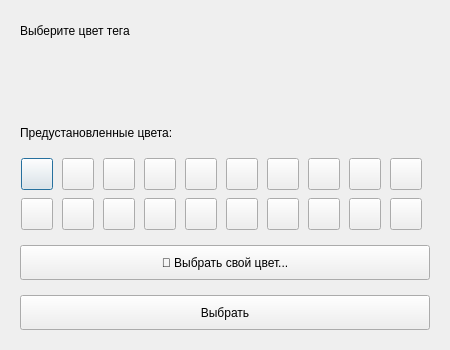
<?xml version="1.0" encoding="UTF-8"?>
<ui version="4.0">
 <class>ColorPickerDialog</class>
 <widget class="QDialog" name="ColorPickerDialog">
  <property name="geometry">
   <rect>
    <x>0</x>
    <y>0</y>
    <width>450</width>
    <height>350</height>
   </rect>
  </property>
  <property name="minimumSize">
   <size>
    <width>450</width>
    <height>350</height>
   </size>
  </property>
  <property name="maximumSize">
   <size>
    <width>450</width>
    <height>350</height>
   </size>
  </property>
  <property name="windowTitle">
   <string>Выбор цвета тега</string>
  </property>
  <property name="styleSheet">
   <string notr="true">
QDialog {
    background-color: {BG_SURFACE_HEADER};
}
   </string>
  </property>
  <layout class="QVBoxLayout" name="mainLayout">
   <property name="spacing">
    <number>15</number>
   </property>
   <property name="leftMargin">
    <number>20</number>
   </property>
   <property name="topMargin">
    <number>20</number>
   </property>
   <property name="rightMargin">
    <number>20</number>
   </property>
   <property name="bottomMargin">
    <number>20</number>
   </property>
   <item>
    <widget class="QLabel" name="titleLabel">
     <property name="styleSheet">
      <string notr="true">font-size: 16px; font-weight: bold; color: {TEXT_DARK_STRONG};</string>
     </property>
     <property name="text">
      <string>Выберите цвет тега</string>
     </property>
    </widget>
   </item>
   <item>
    <widget class="QFrame" name="preview_frame">
     <property name="minimumSize">
      <size>
       <width>0</width>
       <height>50</height>
      </size>
     </property>
     <property name="maximumSize">
      <size>
       <width>16777215</width>
       <height>50</height>
      </size>
     </property>
     <property name="styleSheet">
      <string notr="true">
        QFrame {
            background-color: {ACCENT_PRIMARY};
            border-radius: 8px;
            border: 2px solid {BORDER_LIGHT};
        }
      </string>
     </property>
    </widget>
   </item>
   <item>
    <widget class="QLabel" name="presetsLabel">
     <property name="styleSheet">
      <string notr="true">font-size: 13px; font-weight: 600; color: {TEXT_MUTED_ALT};</string>
     </property>
     <property name="text">
      <string>Предустановленные цвета:</string>
     </property>
    </widget>
   </item>
   <item>
    <widget class="QWidget" name="presetsWidget" native="true">
     <layout class="QGridLayout" name="presetsGridLayout">
      <property name="leftMargin">
       <number>0</number>
      </property>
      <property name="topMargin">
       <number>0</number>
      </property>
      <property name="rightMargin">
       <number>0</number>
      </property>
      <property name="bottomMargin">
       <number>0</number>
      </property>
      <property name="spacing">
       <number>8</number>
      </property>
      <item row="0" column="0">
       <widget class="QPushButton" name="preset_color_btn_0">
        <property name="minimumSize">
         <size>
          <width>32</width>
          <height>32</height>
         </size>
        </property>
        <property name="maximumSize">
         <size>
          <width>32</width>
          <height>32</height>
         </size>
        </property>
        <property name="cursor">
         <cursorShape>PointingHandCursor</cursorShape>
        </property>
        <property name="styleSheet">
         <string notr="true">
            QPushButton {
                background-color: #ccab6e;
                border-radius: 16px;
                border: 2px solid {BORDER_LIGHT};
            }
            QPushButton:hover {
                border: 3px solid {ACCENT_PRESSED_DEEP};
            }
         </string>
        </property>
        <property name="text">
         <string/>
        </property>
       </widget>
      </item>
      <item row="0" column="1">
       <widget class="QPushButton" name="preset_color_btn_1">
        <property name="minimumSize">
         <size>
          <width>32</width>
          <height>32</height>
         </size>
        </property>
        <property name="maximumSize">
         <size>
          <width>32</width>
          <height>32</height>
         </size>
        </property>
        <property name="cursor">
         <cursorShape>PointingHandCursor</cursorShape>
        </property>
        <property name="styleSheet">
         <string notr="true">
            QPushButton {
                background-color: #ff6b6b;
                border-radius: 16px;
                border: 2px solid {BORDER_LIGHT};
            }
            QPushButton:hover {
                border: 3px solid #CC0000;
            }
         </string>
        </property>
        <property name="text">
         <string/>
        </property>
       </widget>
      </item>
      <item row="0" column="2">
       <widget class="QPushButton" name="preset_color_btn_2">
        <property name="minimumSize">
         <size>
          <width>32</width>
          <height>32</height>
         </size>
        </property>
        <property name="maximumSize">
         <size>
          <width>32</width>
          <height>32</height>
         </size>
        </property>
        <property name="cursor">
         <cursorShape>PointingHandCursor</cursorShape>
        </property>
        <property name="styleSheet">
         <string notr="true">
            QPushButton {
                background-color: #4ecdc4;
                border-radius: 16px;
                border: 2px solid {BORDER_LIGHT};
            }
            QPushButton:hover {
                border: 3px solid #2A9D8F;
            }
         </string>
        </property>
        <property name="text">
         <string/>
        </property>
       </widget>
      </item>
      <item row="0" column="3">
       <widget class="QPushButton" name="preset_color_btn_3">
        <property name="minimumSize">
         <size>
          <width>32</width>
          <height>32</height>
         </size>
        </property>
        <property name="maximumSize">
         <size>
          <width>32</width>
          <height>32</height>
         </size>
        </property>
        <property name="cursor">
         <cursorShape>PointingHandCursor</cursorShape>
        </property>
        <property name="styleSheet">
         <string notr="true">
            QPushButton {
                background-color: #45b7d1;
                border-radius: 16px;
                border: 2px solid {BORDER_LIGHT};
            }
            QPushButton:hover {
                border: 3px solid #2E86AB;
            }
         </string>
        </property>
        <property name="text">
         <string/>
        </property>
       </widget>
      </item>
      <item row="0" column="4">
       <widget class="QPushButton" name="preset_color_btn_4">
        <property name="minimumSize">
         <size>
          <width>32</width>
          <height>32</height>
         </size>
        </property>
        <property name="maximumSize">
         <size>
          <width>32</width>
          <height>32</height>
         </size>
        </property>
        <property name="cursor">
         <cursorShape>PointingHandCursor</cursorShape>
        </property>
        <property name="styleSheet">
         <string notr="true">
            QPushButton {
                background-color: #96ceb4;
                border-radius: 16px;
                border: 2px solid {BORDER_LIGHT};
            }
            QPushButton:hover {
                border: 3px solid #5A9E7C;
            }
         </string>
        </property>
        <property name="text">
         <string/>
        </property>
       </widget>
      </item>
      <item row="0" column="5">
       <widget class="QPushButton" name="preset_color_btn_5">
        <property name="minimumSize">
         <size>
          <width>32</width>
          <height>32</height>
         </size>
        </property>
        <property name="maximumSize">
         <size>
          <width>32</width>
          <height>32</height>
         </size>
        </property>
        <property name="cursor">
         <cursorShape>PointingHandCursor</cursorShape>
        </property>
        <property name="styleSheet">
         <string notr="true">
            QPushButton {
                background-color: #f9ca24;
                border-radius: 16px;
                border: 2px solid {BORDER_LIGHT};
            }
            QPushButton:hover {
                border: 3px solid #D4A90E;
            }
         </string>
        </property>
        <property name="text">
         <string/>
        </property>
       </widget>
      </item>
      <item row="0" column="6">
       <widget class="QPushButton" name="preset_color_btn_6">
        <property name="minimumSize">
         <size>
          <width>32</width>
          <height>32</height>
         </size>
        </property>
        <property name="maximumSize">
         <size>
          <width>32</width>
          <height>32</height>
         </size>
        </property>
        <property name="cursor">
         <cursorShape>PointingHandCursor</cursorShape>
        </property>
        <property name="styleSheet">
         <string notr="true">
            QPushButton {
                background-color: #f0932b;
                border-radius: 16px;
                border: 2px solid {BORDER_LIGHT};
            }
            QPushButton:hover {
                border: 3px solid #C77A1E;
            }
         </string>
        </property>
        <property name="text">
         <string/>
        </property>
       </widget>
      </item>
      <item row="0" column="7">
       <widget class="QPushButton" name="preset_color_btn_7">
        <property name="minimumSize">
         <size>
          <width>32</width>
          <height>32</height>
         </size>
        </property>
        <property name="maximumSize">
         <size>
          <width>32</width>
          <height>32</height>
         </size>
        </property>
        <property name="cursor">
         <cursorShape>PointingHandCursor</cursorShape>
        </property>
        <property name="styleSheet">
         <string notr="true">
            QPushButton {
                background-color: #eb4d4b;
                border-radius: 16px;
                border: 2px solid {BORDER_LIGHT};
            }
            QPushButton:hover {
                border: 3px solid #C0392B;
            }
         </string>
        </property>
        <property name="text">
         <string/>
        </property>
       </widget>
      </item>
      <item row="0" column="8">
       <widget class="QPushButton" name="preset_color_btn_8">
        <property name="minimumSize">
         <size>
          <width>32</width>
          <height>32</height>
         </size>
        </property>
        <property name="maximumSize">
         <size>
          <width>32</width>
          <height>32</height>
         </size>
        </property>
        <property name="cursor">
         <cursorShape>PointingHandCursor</cursorShape>
        </property>
        <property name="styleSheet">
         <string notr="true">
            QPushButton {
                background-color: #6ab04c;
                border-radius: 16px;
                border: 2px solid {BORDER_LIGHT};
            }
            QPushButton:hover {
                border: 3px solid #4A8C32;
            }
         </string>
        </property>
        <property name="text">
         <string/>
        </property>
       </widget>
      </item>
      <item row="0" column="9">
       <widget class="QPushButton" name="preset_color_btn_9">
        <property name="minimumSize">
         <size>
          <width>32</width>
          <height>32</height>
         </size>
        </property>
        <property name="maximumSize">
         <size>
          <width>32</width>
          <height>32</height>
         </size>
        </property>
        <property name="cursor">
         <cursorShape>PointingHandCursor</cursorShape>
        </property>
        <property name="styleSheet">
         <string notr="true">
            QPushButton {
                background-color: #7ed6df;
                border-radius: 16px;
                border: 2px solid {BORDER_LIGHT};
            }
            QPushButton:hover {
                border: 3px solid #5CADB8;
            }
         </string>
        </property>
        <property name="text">
         <string/>
        </property>
       </widget>
      </item>
      <item row="1" column="0">
       <widget class="QPushButton" name="preset_color_btn_10">
        <property name="minimumSize">
         <size>
          <width>32</width>
          <height>32</height>
         </size>
        </property>
        <property name="maximumSize">
         <size>
          <width>32</width>
          <height>32</height>
         </size>
        </property>
        <property name="cursor">
         <cursorShape>PointingHandCursor</cursorShape>
        </property>
        <property name="styleSheet">
         <string notr="true">
            QPushButton {
                background-color: #e056fd;
                border-radius: 16px;
                border: 2px solid {BORDER_LIGHT};
            }
            QPushButton:hover {
                border: 3px solid #B83FD0;
            }
         </string>
        </property>
        <property name="text">
         <string/>
        </property>
       </widget>
      </item>
      <item row="1" column="1">
       <widget class="QPushButton" name="preset_color_btn_11">
        <property name="minimumSize">
         <size>
          <width>32</width>
          <height>32</height>
         </size>
        </property>
        <property name="maximumSize">
         <size>
          <width>32</width>
          <height>32</height>
         </size>
        </property>
        <property name="cursor">
         <cursorShape>PointingHandCursor</cursorShape>
        </property>
        <property name="styleSheet">
         <string notr="true">
            QPushButton {
                background-color: #686de0;
                border-radius: 16px;
                border: 2px solid {BORDER_LIGHT};
            }
            QPushButton:hover {
                border: 3px solid #4A4FBF;
            }
         </string>
        </property>
        <property name="text">
         <string/>
        </property>
       </widget>
      </item>
      <item row="1" column="2">
       <widget class="QPushButton" name="preset_color_btn_12">
        <property name="minimumSize">
         <size>
          <width>32</width>
          <height>32</height>
         </size>
        </property>
        <property name="maximumSize">
         <size>
          <width>32</width>
          <height>32</height>
         </size>
        </property>
        <property name="cursor">
         <cursorShape>PointingHandCursor</cursorShape>
        </property>
        <property name="styleSheet">
         <string notr="true">
            QPushButton {
                background-color: #30336b;
                border-radius: 16px;
                border: 2px solid {BORDER_LIGHT};
            }
            QPushButton:hover {
                border: 3px solid #1B1C4A;
            }
         </string>
        </property>
        <property name="text">
         <string/>
        </property>
       </widget>
      </item>
      <item row="1" column="3">
       <widget class="QPushButton" name="preset_color_btn_13">
        <property name="minimumSize">
         <size>
          <width>32</width>
          <height>32</height>
         </size>
        </property>
        <property name="maximumSize">
         <size>
          <width>32</width>
          <height>32</height>
         </size>
        </property>
        <property name="cursor">
         <cursorShape>PointingHandCursor</cursorShape>
        </property>
        <property name="styleSheet">
         <string notr="true">
            QPushButton {
                background-color: #95afc0;
                border-radius: 16px;
                border: 2px solid {BORDER_LIGHT};
            }
            QPushButton:hover {
                border: 3px solid #6C8A9E;
            }
         </string>
        </property>
        <property name="text">
         <string/>
        </property>
       </widget>
      </item>
      <item row="1" column="4">
       <widget class="QPushButton" name="preset_color_btn_14">
        <property name="minimumSize">
         <size>
          <width>32</width>
          <height>32</height>
         </size>
        </property>
        <property name="maximumSize">
         <size>
          <width>32</width>
          <height>32</height>
         </size>
        </property>
        <property name="cursor">
         <cursorShape>PointingHandCursor</cursorShape>
        </property>
        <property name="styleSheet">
         <string notr="true">
            QPushButton {
                background-color: #22a6b3;
                border-radius: 16px;
                border: 2px solid {BORDER_LIGHT};
            }
            QPushButton:hover {
                border: 3px solid #1A7F8A;
            }
         </string>
        </property>
        <property name="text">
         <string/>
        </property>
       </widget>
      </item>
      <item row="1" column="5">
       <widget class="QPushButton" name="preset_color_btn_15">
        <property name="minimumSize">
         <size>
          <width>32</width>
          <height>32</height>
         </size>
        </property>
        <property name="maximumSize">
         <size>
          <width>32</width>
          <height>32</height>
         </size>
        </property>
        <property name="cursor">
         <cursorShape>PointingHandCursor</cursorShape>
        </property>
        <property name="styleSheet">
         <string notr="true">
            QPushButton {
                background-color: #ff9ff3;
                border-radius: 16px;
                border: 2px solid {BORDER_LIGHT};
            }
            QPushButton:hover {
                border: 3px solid #D07AC8;
            }
         </string>
        </property>
        <property name="text">
         <string/>
        </property>
       </widget>
      </item>
      <item row="1" column="6">
       <widget class="QPushButton" name="preset_color_btn_16">
        <property name="minimumSize">
         <size>
          <width>32</width>
          <height>32</height>
         </size>
        </property>
        <property name="maximumSize">
         <size>
          <width>32</width>
          <height>32</height>
         </size>
        </property>
        <property name="cursor">
         <cursorShape>PointingHandCursor</cursorShape>
        </property>
        <property name="styleSheet">
         <string notr="true">
            QPushButton {
                background-color: #feca57;
                border-radius: 16px;
                border: 2px solid {BORDER_LIGHT};
            }
            QPushButton:hover {
                border: 3px solid #D4A31E;
            }
         </string>
        </property>
        <property name="text">
         <string/>
        </property>
       </widget>
      </item>
      <item row="1" column="7">
       <widget class="QPushButton" name="preset_color_btn_17">
        <property name="minimumSize">
         <size>
          <width>32</width>
          <height>32</height>
         </size>
        </property>
        <property name="maximumSize">
         <size>
          <width>32</width>
          <height>32</height>
         </size>
        </property>
        <property name="cursor">
         <cursorShape>PointingHandCursor</cursorShape>
        </property>
        <property name="styleSheet">
         <string notr="true">
            QPushButton {
                background-color: #ff6b6b;
                border-radius: 16px;
                border: 2px solid {BORDER_LIGHT};
            }
            QPushButton:hover {
                border: 3px solid #CC0000;
            }
         </string>
        </property>
        <property name="text">
         <string/>
        </property>
       </widget>
      </item>
      <item row="1" column="8">
       <widget class="QPushButton" name="preset_color_btn_18">
        <property name="minimumSize">
         <size>
          <width>32</width>
          <height>32</height>
         </size>
        </property>
        <property name="maximumSize">
         <size>
          <width>32</width>
          <height>32</height>
         </size>
        </property>
        <property name="cursor">
         <cursorShape>PointingHandCursor</cursorShape>
        </property>
        <property name="styleSheet">
         <string notr="true">
            QPushButton {
                background-color: #48dbfb;
                border-radius: 16px;
                border: 2px solid {BORDER_LIGHT};
            }
            QPushButton:hover {
                border: 3px solid #2FB5D5;
            }
         </string>
        </property>
        <property name="text">
         <string/>
        </property>
       </widget>
      </item>
      <item row="1" column="9">
       <widget class="QPushButton" name="preset_color_btn_19">
        <property name="minimumSize">
         <size>
          <width>32</width>
          <height>32</height>
         </size>
        </property>
        <property name="maximumSize">
         <size>
          <width>32</width>
          <height>32</height>
         </size>
        </property>
        <property name="cursor">
         <cursorShape>PointingHandCursor</cursorShape>
        </property>
        <property name="styleSheet">
         <string notr="true">
            QPushButton {
                background-color: #1dd1a1;
                border-radius: 16px;
                border: 2px solid {BORDER_LIGHT};
            }
            QPushButton:hover {
                border: 3px solid #15A07A;
            }
         </string>
        </property>
        <property name="text">
         <string/>
        </property>
       </widget>
      </item>
     </layout>
    </widget>
   </item>
   <item>
    <widget class="QPushButton" name="custom_btn">
     <property name="minimumSize">
      <size>
       <width>0</width>
       <height>35</height>
      </size>
     </property>
     <property name="cursor">
      <cursorShape>PointingHandCursor</cursorShape>
     </property>
     <property name="styleSheet">
      <string notr="true">
        QPushButton {
            background-color: {BG_CARD};
            color: {TEXT_MUTED_ALT};
            border: 1px dashed {BORDER_INPUT_SOFT};
            border-radius: 8px;
            font-size: 13px;
            font-weight: 500;
        }
        QPushButton:hover {
            border: 1px solid {ACCENT_PRIMARY};
            color: {ACCENT_PRIMARY};
            background-color: {BG_HOVER_ACCENT_SOFT};
        }
      </string>
     </property>
     <property name="text">
      <string>🎨 Выбрать свой цвет...</string>
     </property>
    </widget>
   </item>
   <item>
    <layout class="QHBoxLayout" name="buttonsLayout">
     <property name="spacing">
      <number>10</number>
     </property>
     <item>
      <widget class="QPushButton" name="ok_btn">
       <property name="minimumSize">
        <size>
         <width>100</width>
         <height>35</height>
        </size>
       </property>
       <property name="cursor">
        <cursorShape>PointingHandCursor</cursorShape>
       </property>
       <property name="styleSheet">
        <string notr="true">
            QPushButton {
                background-color: {ACCENT_PRIMARY};
                color: {TEXT_ON_ACCENT};
                border: none;
                border-radius: 8px;
                font-size: 13px;
                font-weight: 600;
            }
            QPushButton:hover {
                background-color: {ACCENT_HOVER_SOFT};
            }
            QPushButton:pressed {
                background-color: {ACCENT_PRESSED_DEEP};
            }
        </string>
       </property>
       <property name="text">
        <string>Выбрать</string>
       </property>
      </widget>
     </item>
    </layout>
   </item>
  </layout>
 </widget>
 <resources/>
 <connections/>
</ui>
